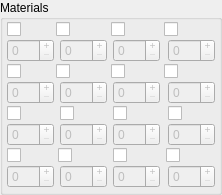
        <widget class="QGroupBox" name="groupBox_2">
         <property name="title">
          <string>Materials</string>
         </property>
         <layout class="QGridLayout" name="gridLayout_12">
          <property name="leftMargin">
           <number>4</number>
          </property>
          <property name="topMargin">
           <number>2</number>
          </property>
          <property name="rightMargin">
           <number>4</number>
          </property>
          <property name="bottomMargin">
           <number>4</number>
          </property>
          <property name="spacing">
           <number>2</number>
          </property>
          <item row="0" column="0">
           <widget class="QCheckBox" name="hornetLarvaeChkBox">
            <property name="toolTip">
             <string>Deku Hornet Larvae</string>
            </property>
            <property name="statusTip">
             <string>Deku Hornet Larvae</string>
            </property>
            <property name="icon">
             <iconset resource="resources/resources.qrc">
              <normaloff>:/Materials/DekuHornetLarvae</normaloff>:/Materials/DekuHornetLarvae</iconset>
            </property>
            <property name="iconSize">
             <size>
              <width>48</width>
              <height>48</height>
             </size>
            </property>
           </widget>
          </item>
          <item row="0" column="1" colspan="4">
           <widget class="QCheckBox" name="birdFeatherChkBox">
            <property name="toolTip">
             <string>Bird Feather</string>
            </property>
            <property name="statusTip">
             <string>Bird Feather</string>
            </property>
            <property name="icon">
             <iconset resource="resources/resources.qrc">
              <normaloff>:/Materials/BirdFeather</normaloff>:/Materials/BirdFeather</iconset>
            </property>
            <property name="iconSize">
             <size>
              <width>48</width>
              <height>48</height>
             </size>
            </property>
           </widget>
          </item>
          <item row="0" column="5" colspan="3">
           <widget class="QCheckBox" name="tumbleWeedChkBox">
            <property name="toolTip">
             <string>Tumbe Weed</string>
            </property>
            <property name="statusTip">
             <string>Tumbe Weed</string>
            </property>
            <property name="icon">
             <iconset resource="resources/resources.qrc">
              <normaloff>:/Materials/TumbleWeed</normaloff>:/Materials/TumbleWeed</iconset>
            </property>
            <property name="iconSize">
             <size>
              <width>48</width>
              <height>48</height>
             </size>
            </property>
           </widget>
          </item>
          <item row="0" column="8" colspan="3">
           <widget class="QCheckBox" name="lizardTailChkBox">
            <property name="toolTip">
             <string>Lizard Tail</string>
            </property>
            <property name="statusTip">
             <string>Lizard Tail</string>
            </property>
            <property name="icon">
             <iconset resource="resources/resources.qrc">
              <normaloff>:/Materials/LizardTail</normaloff>:/Materials/LizardTail</iconset>
            </property>
            <property name="iconSize">
             <size>
              <width>48</width>
              <height>48</height>
             </size>
            </property>
           </widget>
          </item>
          <item row="2" column="1" colspan="4">
           <widget class="QCheckBox" name="ancientFlowerChkBox">
            <property name="toolTip">
             <string>Ancient Flower</string>
            </property>
            <property name="statusTip">
             <string>Ancient Flower</string>
            </property>
            <property name="icon">
             <iconset resource="resources/resources.qrc">
              <normaloff>:/Materials/AncientFlower</normaloff>:/Materials/AncientFlower</iconset>
            </property>
            <property name="iconSize">
             <size>
              <width>48</width>
              <height>48</height>
             </size>
            </property>
           </widget>
          </item>
          <item row="2" column="5" colspan="3">
           <widget class="QCheckBox" name="amberRelicChkBox">
            <property name="toolTip">
             <string>Amber Relic</string>
            </property>
            <property name="statusTip">
             <string>Amber Relic</string>
            </property>
            <property name="icon">
             <iconset resource="resources/resources.qrc">
              <normaloff>:/Materials/AmberRelic</normaloff>:/Materials/AmberRelic</iconset>
            </property>
            <property name="iconSize">
             <size>
              <width>48</width>
              <height>48</height>
             </size>
            </property>
           </widget>
          </item>
          <item row="2" column="8" colspan="3">
           <widget class="QCheckBox" name="duskRelicChkBox">
            <property name="toolTip">
             <string>Dusk Relic</string>
            </property>
            <property name="statusTip">
             <string>Dusk Relic</string>
            </property>
            <property name="icon">
             <iconset resource="resources/resources.qrc">
              <normaloff>:/Materials/DuskRelic</normaloff>:/Materials/DuskRelic</iconset>
            </property>
            <property name="iconSize">
             <size>
              <width>48</width>
              <height>48</height>
             </size>
            </property>
           </widget>
          </item>
          <item row="4" column="0" colspan="3">
           <widget class="QCheckBox" name="jellyBlobChkBox">
            <property name="toolTip">
             <string>Jelly Blob</string>
            </property>
            <property name="statusTip">
             <string>Jelly Blob</string>
            </property>
            <property name="icon">
             <iconset resource="resources/resources.qrc">
              <normaloff>:/Materials/JellyBlob</normaloff>:/Materials/JellyBlob</iconset>
            </property>
            <property name="iconSize">
             <size>
              <width>48</width>
              <height>48</height>
             </size>
            </property>
           </widget>
          </item>
          <item row="4" column="10">
           <widget class="QCheckBox" name="decoSkullChkBox">
            <property name="toolTip">
             <string>Ornamental Skull</string>
            </property>
            <property name="statusTip">
             <string>Ornamental Skull</string>
            </property>
            <property name="icon">
             <iconset resource="resources/resources.qrc">
              <normaloff>:/Materials/OrnamentalSkull</normaloff>:/Materials/OrnamentalSkull</iconset>
            </property>
            <property name="iconSize">
             <size>
              <width>48</width>
              <height>48</height>
             </size>
            </property>
           </widget>
          </item>
          <item row="6" column="0" colspan="2">
           <widget class="QCheckBox" name="evilCrystalChkBox">
            <property name="toolTip">
             <string>Evil Crystal</string>
            </property>
            <property name="statusTip">
             <string>Evil Crystal</string>
            </property>
            <property name="icon">
             <iconset resource="resources/resources.qrc">
              <normaloff>:/Materials/EvilCrystal</normaloff>:/Materials/EvilCrystal</iconset>
            </property>
            <property name="iconSize">
             <size>
              <width>48</width>
              <height>48</height>
             </size>
            </property>
           </widget>
          </item>
          <item row="6" column="2" colspan="4">
           <widget class="QCheckBox" name="blueBirdFeatherChkBox">
            <property name="toolTip">
             <string>Blue Bird Feather</string>
            </property>
            <property name="statusTip">
             <string>Blue Bird Feather</string>
            </property>
            <property name="icon">
             <iconset resource="resources/resources.qrc">
              <normaloff>:/Materials/BlueBirdFeather</normaloff>:/Materials/BlueBirdFeather</iconset>
            </property>
            <property name="iconSize">
             <size>
              <width>48</width>
              <height>48</height>
             </size>
            </property>
           </widget>
          </item>
          <item row="6" column="6" colspan="3">
           <widget class="QCheckBox" name="goldenSkullChkBox">
            <property name="toolTip">
             <string>Golden Skull</string>
            </property>
            <property name="statusTip">
             <string>Golden Skull</string>
            </property>
            <property name="icon">
             <iconset resource="resources/resources.qrc">
              <normaloff>:/Materials/GoldenSkull</normaloff>:/Materials/GoldenSkull</iconset>
            </property>
            <property name="iconSize">
             <size>
              <width>48</width>
              <height>48</height>
             </size>
            </property>
           </widget>
          </item>
          <item row="6" column="9" colspan="2">
           <widget class="QCheckBox" name="goddessPlumeChkBox">
            <property name="toolTip">
             <string>Goddess Plume</string>
            </property>
            <property name="statusTip">
             <string>Goddess Plume</string>
            </property>
            <property name="icon">
             <iconset resource="resources/resources.qrc">
              <normaloff>:/Materials/GoddessPlume</normaloff>:/Materials/GoddessPlume</iconset>
            </property>
            <property name="iconSize">
             <size>
              <width>48</width>
              <height>48</height>
             </size>
            </property>
           </widget>
          </item>
          <item row="4" column="3">
           <widget class="QCheckBox" name="monsterClawChkBox">
            <property name="toolTip">
             <string>Monster Claw</string>
            </property>
            <property name="statusTip">
             <string>Monster Claw</string>
            </property>
            <property name="icon">
             <iconset resource="resources/resources.qrc">
              <normaloff>:/Materials/MonsterClaw</normaloff>:/Materials/MonsterClaw</iconset>
            </property>
            <property name="iconSize">
             <size>
              <width>48</width>
              <height>48</height>
             </size>
            </property>
           </widget>
          </item>
          <item row="4" column="6">
           <widget class="QCheckBox" name="monsterHornChkBox">
            <property name="toolTip">
             <string>Monster Horn</string>
            </property>
            <property name="statusTip">
             <string>Monster Horn</string>
            </property>
            <property name="icon">
             <iconset resource="resources/resources.qrc">
              <normaloff>:/Materials/MonsterHorn</normaloff>:/Materials/MonsterHorn</iconset>
            </property>
            <property name="iconSize">
             <size>
              <width>48</width>
              <height>48</height>
             </size>
            </property>
           </widget>
          </item>
          <item row="2" column="0">
           <widget class="QCheckBox" name="eldinOreChkBox">
            <property name="toolTip">
             <string>Eldin Ore</string>
            </property>
            <property name="statusTip">
             <string>Eldin Ore</string>
            </property>
            <property name="icon">
             <iconset resource="resources/resources.qrc">
              <normaloff>:/Materials/EldinOre</normaloff>:/Materials/EldinOre</iconset>
            </property>
            <property name="iconSize">
             <size>
              <width>48</width>
              <height>48</height>
             </size>
            </property>
           </widget>
          </item>
          <item row="1" column="0">
           <widget class="QSpinBox" name="hornetLarvaeSpinBox">
            <property name="enabled">
             <bool>false</bool>
            </property>
            <property name="buttonSymbols">
             <enum>QAbstractSpinBox::PlusMinus</enum>
            </property>
            <property name="maximum">
             <number>127</number>
            </property>
           </widget>
          </item>
          <item row="1" column="3">
           <widget class="QSpinBox" name="birdFeatherSpinBox">
            <property name="enabled">
             <bool>false</bool>
            </property>
            <property name="buttonSymbols">
             <enum>QAbstractSpinBox::PlusMinus</enum>
            </property>
            <property name="maximum">
             <number>127</number>
            </property>
           </widget>
          </item>
          <item row="1" column="6">
           <widget class="QSpinBox" name="tumbleWeedSpinBox">
            <property name="enabled">
             <bool>false</bool>
            </property>
            <property name="buttonSymbols">
             <enum>QAbstractSpinBox::PlusMinus</enum>
            </property>
            <property name="maximum">
             <number>127</number>
            </property>
           </widget>
          </item>
          <item row="1" column="10">
           <widget class="QSpinBox" name="lizardTailSpinBox">
            <property name="enabled">
             <bool>false</bool>
            </property>
            <property name="buttonSymbols">
             <enum>QAbstractSpinBox::PlusMinus</enum>
            </property>
            <property name="maximum">
             <number>127</number>
            </property>
           </widget>
          </item>
          <item row="3" column="0">
           <widget class="QSpinBox" name="eldinOreSpinBox">
            <property name="enabled">
             <bool>false</bool>
            </property>
            <property name="buttonSymbols">
             <enum>QAbstractSpinBox::PlusMinus</enum>
            </property>
            <property name="maximum">
             <number>127</number>
            </property>
           </widget>
          </item>
          <item row="3" column="3">
           <widget class="QSpinBox" name="ancientFlowerSpinBox">
            <property name="enabled">
             <bool>false</bool>
            </property>
            <property name="buttonSymbols">
             <enum>QAbstractSpinBox::PlusMinus</enum>
            </property>
            <property name="maximum">
             <number>127</number>
            </property>
           </widget>
          </item>
          <item row="3" column="6">
           <widget class="QSpinBox" name="amberRelicSpinBox">
            <property name="enabled">
             <bool>false</bool>
            </property>
            <property name="buttonSymbols">
             <enum>QAbstractSpinBox::PlusMinus</enum>
            </property>
            <property name="maximum">
             <number>127</number>
            </property>
           </widget>
          </item>
          <item row="3" column="10">
           <widget class="QSpinBox" name="duskRelicSpinBox">
            <property name="enabled">
             <bool>false</bool>
            </property>
            <property name="buttonSymbols">
             <enum>QAbstractSpinBox::PlusMinus</enum>
            </property>
            <property name="maximum">
             <number>127</number>
            </property>
           </widget>
          </item>
          <item row="5" column="0">
           <widget class="QSpinBox" name="jellyBlobSpinBox">
            <property name="enabled">
             <bool>false</bool>
            </property>
            <property name="buttonSymbols">
             <enum>QAbstractSpinBox::PlusMinus</enum>
            </property>
            <property name="maximum">
             <number>127</number>
            </property>
           </widget>
          </item>
          <item row="5" column="3">
           <widget class="QSpinBox" name="monsterClawSpinBox">
            <property name="enabled">
             <bool>false</bool>
            </property>
            <property name="buttonSymbols">
             <enum>QAbstractSpinBox::PlusMinus</enum>
            </property>
            <property name="maximum">
             <number>127</number>
            </property>
           </widget>
          </item>
          <item row="5" column="6">
           <widget class="QSpinBox" name="monsterHornSpinBox">
            <property name="enabled">
             <bool>false</bool>
            </property>
            <property name="buttonSymbols">
             <enum>QAbstractSpinBox::PlusMinus</enum>
            </property>
            <property name="maximum">
             <number>127</number>
            </property>
           </widget>
          </item>
          <item row="5" column="10">
           <widget class="QSpinBox" name="decoSkullSpinBox">
            <property name="enabled">
             <bool>false</bool>
            </property>
            <property name="buttonSymbols">
             <enum>QAbstractSpinBox::PlusMinus</enum>
            </property>
            <property name="maximum">
             <number>127</number>
            </property>
           </widget>
          </item>
          <item row="7" column="0">
           <widget class="QSpinBox" name="evilCrystalSpinBox">
            <property name="enabled">
             <bool>false</bool>
            </property>
            <property name="buttonSymbols">
             <enum>QAbstractSpinBox::PlusMinus</enum>
            </property>
            <property name="maximum">
             <number>127</number>
            </property>
           </widget>
          </item>
          <item row="7" column="3">
           <widget class="QSpinBox" name="blueBirdFeatherSpinBox">
            <property name="enabled">
             <bool>false</bool>
            </property>
            <property name="buttonSymbols">
             <enum>QAbstractSpinBox::PlusMinus</enum>
            </property>
            <property name="maximum">
             <number>127</number>
            </property>
           </widget>
          </item>
          <item row="7" column="6">
           <widget class="QSpinBox" name="goldenSkullSpinBox">
            <property name="enabled">
             <bool>false</bool>
            </property>
            <property name="buttonSymbols">
             <enum>QAbstractSpinBox::PlusMinus</enum>
            </property>
            <property name="maximum">
             <number>127</number>
            </property>
           </widget>
          </item>
          <item row="7" column="10">
           <widget class="QSpinBox" name="goddessPlumeSpinBox">
            <property name="enabled">
             <bool>false</bool>
            </property>
            <property name="buttonSymbols">
             <enum>QAbstractSpinBox::PlusMinus</enum>
            </property>
            <property name="maximum">
             <number>127</number>
            </property>
           </widget>
          </item>
         </layout>
        </widget>
